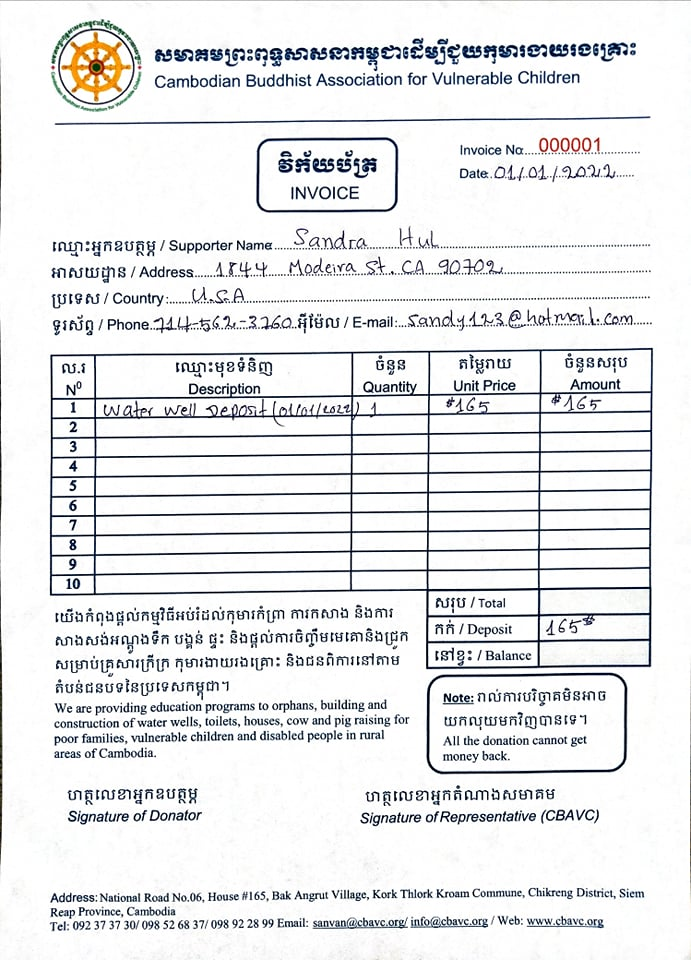
#> input picture Backend/assets/invoice1.jpg, 691 x 960 px
$ python -i preprocess.py   (imports and definitions only)
#> lines starting #> are read from the running program, lines starting #| are printed output that depends on the picture
"""OpenCV preprocessing: load, upscale, deskew, binarize."""
import cv2
import numpy as np

TARGET_WIDTH = 1600


def load_image(data: bytes) -> np.ndarray:
    img = cv2.imdecode(np.frombuffer(data, np.uint8), cv2.IMREAD_COLOR)
    if img is None:
        raise ValueError("Cannot decode image")
    return img


def upscale(img: np.ndarray, target: int = TARGET_WIDTH) -> np.ndarray:
    h, w = img.shape[:2]
    if w >= target:
        return img
    s = target / w
    return cv2.resize(img, None, fx=s, fy=s, interpolation=cv2.INTER_CUBIC)


def to_gray(img: np.ndarray) -> np.ndarray:
    g = cv2.cvtColor(img, cv2.COLOR_BGR2GRAY) if img.ndim == 3 else img
    # flatten uneven lighting / shadows from phone photos
    bg = cv2.medianBlur(cv2.dilate(g, np.ones((25, 25), np.uint8)), 51)
    norm = cv2.divide(g, bg, scale=255)
    return norm


def deskew(gray: np.ndarray, max_angle: float = 10.0) -> tuple[np.ndarray, float]:
    """Rotate so ruled lines / text rows are horizontal. Small angles only."""
#> called with max_angle = 10
    bw = cv2.threshold(gray, 0, 255, cv2.THRESH_BINARY_INV + cv2.THRESH_OTSU)[1]
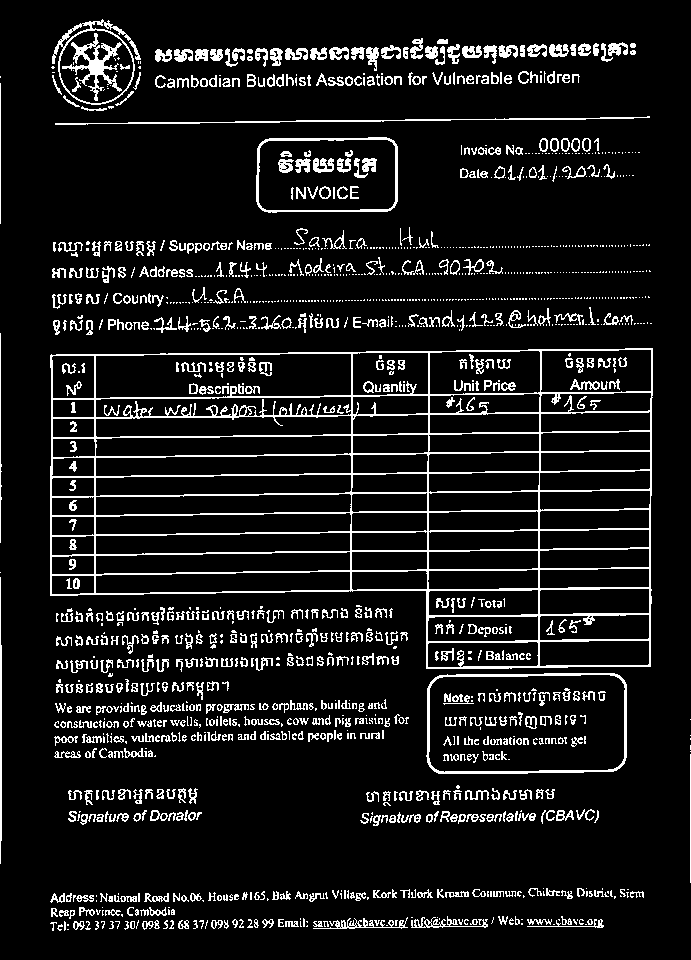
#> bw: shape (960, 691); 9.9% white in thin lines or dots
    lines = cv2.HoughLinesP(bw, 1, np.pi / 360, threshold=200,
                            minLineLength=gray.shape[1] // 4, maxLineGap=10)
#> lines = 84 rows, first 6: [288, 352, 652, 349], [0, 542, 0, 333], [51, 457, 490, 453], [176, 533, 588, 530], [176, 572, 650, 568], [51, 417, 582, 413]
    angles = []
    if lines is not None:
        for line in lines:
            x1, y1, x2, y2= lines[ 0]
            a = np.degrees(np.arctan2(y2 - y1, x2 - x1))
            if abs(a) < max_angle:
                angles.append(a)
#> this loop made 1 pass
#> after the loop, angles = []
    if len(angles) < 3:
        return gray, 0.0
    angle = float(np.median(angles))
    if abs(angle) < 0.15:
        return gray, 0.0
    h, w = gray.shape
    m = cv2.getRotationMatrix2D((w / 2, h / 2), angle, 1.0)
    out = cv2.warpAffine(gray, m, (w, h), flags=cv2.INTER_CUBIC,
                         borderMode=cv2.BORDER_REPLICATE)
    return out, angle


def binarize(gray: np.ndarray) -> np.ndarray:
    """Black ink on white background."""
    return cv2.threshold(gray, 0, 255, cv2.THRESH_BINARY + cv2.THRESH_OTSU)[1]


def prepare(data: bytes) -> np.ndarray:
    """Returns a normalized, deskewed grayscale image."""
    gray = to_gray(upscale(load_image(data)))
    gray, _ = deskew(gray)
    return gray

>>> import cv2
>>> picture = cv2.imread('../../assets/invoice1.jpg', cv2.IMREAD_GRAYSCALE)
#> (the run stopped early here; a loop or call above may not have finished)
